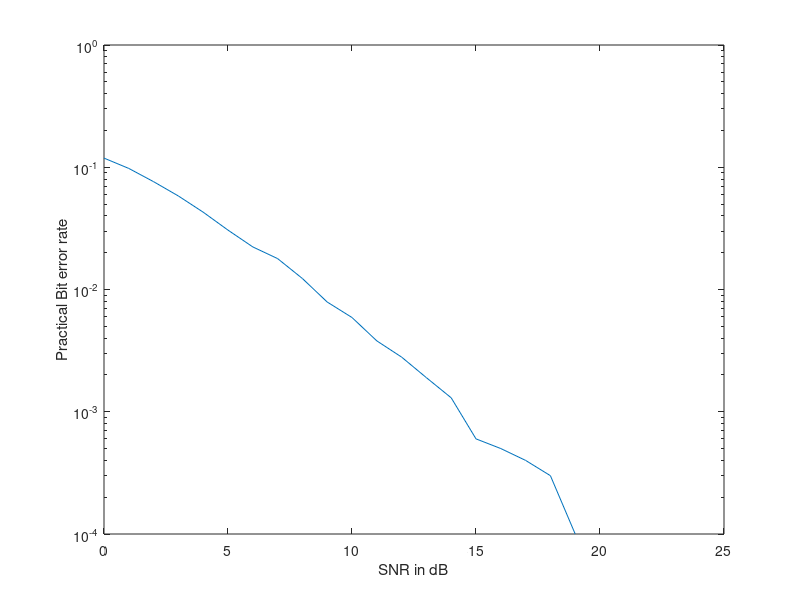

Here is the MATLAB script that generated this plot:


clc;
clear all;
close all;
N = 10000;
x = randi([0,1],1,N);
for i = 1:N/2
    x1(i) = x(2*i);
    x2(i) = x(2*i-1);
end

xqpsk = zeros(1,N/2);
for i =1:N/2
if (x1(i) == 0 && x2(i) == 0)
    xqpsk(i) = exp(1j*pi/4);
elseif(x1(i) == 0 && x2(i) == 1)
    xqpsk(i) = exp(1j*3*pi/4);
elseif(x1(i) == 1 && x2(i) ==0 )
    xqpsk(i) = exp(1j*7*pi/4);
elseif(x1(i) == 1 && x2(i) == 1)
    xqpsk(i) = exp(1j*5*pi/4);
end
end

SNRdB=0:24;
    v1 = randn(1,N/2)+ 1j*randn(1,N/2);
    v2 = randn(1,N/2)+ 1j*randn(1,N/2);
    
      v = [v1;v2];
   
h1 = (randn(1,N/2) + 1j*randn(1,N/2))*(1/sqrt(2));
h2 = (randn(1,N/2) + 1j*randn(1,N/2))*(1/sqrt(2));
h = [h1;h2];
    
   
 
for t = 1:length(SNRdB)
y1 = zeros(1,N);
y2 = zeros(1,N);

SNR = 10^(SNRdB(t)/10);

No_sd = 1/sqrt(2*SNR);

y = xqpsk.*h + No_sd * v;
for r = 1:N/2
dec(1,r) = xqpsk(1,r) + ((conj(h1(1,r))*(v1(1,r)*No_sd) + conj(h2(1,r))*(v2(1,r)*No_sd)))/((h1(1,r)*conj(h1(1,r)))+(h2(1,r)*conj(h2(1,r)))) ;
end
B1 = zeros(1,N/2);
B2 = zeros(1,N/2);

for i = 1:N/2
    if ( real(dec(i)) > 0 && imag(dec(i)) > 0 )
        B1(i) = 0;
        B2(i) = 0;
    elseif( real(dec(i)) < 0 && imag(dec(i)) > 0)
        B1(i) = 0;
        B2(i) = 1;
    
    elseif( real(dec(i)) < 0 && imag(dec(i)) < 0)
        B1(i) = 1;
        B2(i) = 1;
    elseif( real(dec(i)) > 0 && imag(dec(i)) < 0)
        B1(i) = 1;
        B2(i) = 0;
    end

end
z = zeros(1,N);
for i = 1:N/2
    z(2*i) = B1(i);
    z(2*i-1) = B2(i);
end

err=sum(abs(z-x));
BER(t) = err/N;

end

semilogy(SNRdB,BER);
ylabel('Practical Bit error rate');
xlabel('SNR in dB');
